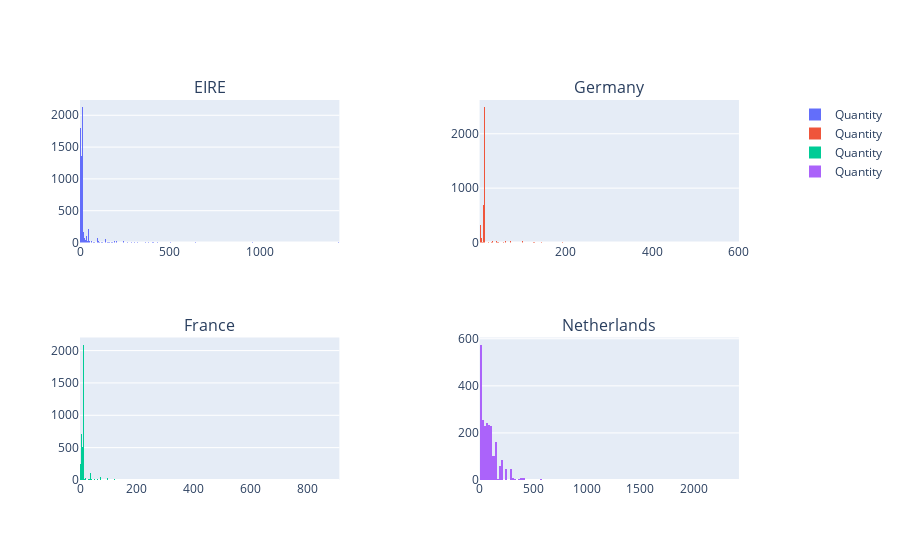

This figure's notebook cell:
### Code cell
fig.add_histogram(x=month_df[month_df.Country == 'EIRE']['Quantity'],row=1,col=1,name='Quantity')
fig.add_histogram(x=month_df[month_df.Country == 'Germany']['Quantity'],row=1,col=2,name='Quantity')
fig.add_histogram(x=month_df[month_df.Country == 'France']['Quantity'],row=2,col=1,name='Quantity')
fig.add_histogram(x=month_df[month_df.Country == 'Netherlands']['Quantity'],row=2,col=2,name='Quantity')

### Figure 1 — Plotly figure (JSON) as saved in the notebook; plotly's stock layout.template omitted (floating-point values rounded to 4 significant figures; data arrays with more than 128 entries replaced by an {"elided": "..."} marker saying what was removed)
{"data": [{"name": "Quantity", "type": "histogram", "x": {"elided": "7136 int values"}, "xaxis": "x", "yaxis": "y"}, {"name": "Quantity", "type": "histogram", "x": {"elided": "8658 int values"}, "xaxis": "x2", "yaxis": "y3"}, {"name": "Quantity", "type": "histogram", "x": {"elided": "8034 int values"}, "xaxis": "x3", "yaxis": "y5"}, {"name": "Quantity", "type": "histogram", "x": {"elided": "2322 int values"}, "xaxis": "x4", "yaxis": "y7"}], "layout": {"annotations": [{"font": {"size": 16}, "showarrow": false, "text": "EIRE", "x": 0.185, "xanchor": "center", "xref": "paper", "y": 1, "yanchor": "bottom", "yref": "paper"}, {"font": {"size": 16}, "showarrow": false, "text": "Germany", "x": 0.755, "xanchor": "center", "xref": "paper", "y": 1, "yanchor": "bottom", "yref": "paper"}, {"font": {"size": 16}, "showarrow": false, "text": "France", "x": 0.185, "xanchor": "center", "xref": "paper", "y": 0.375, "yanchor": "bottom", "yref": "paper"}, {"font": {"size": 16}, "showarrow": false, "text": "Netherlands", "x": 0.755, "xanchor": "center", "xref": "paper", "y": 0.375, "yanchor": "bottom", "yref": "paper"}], "xaxis": {"anchor": "y", "domain": [0, 0.37]}, "xaxis2": {"anchor": "y3", "domain": [0.57, 0.94]}, "xaxis3": {"anchor": "y5", "domain": [0, 0.37]}, "xaxis4": {"anchor": "y7", "domain": [0.57, 0.94]}, "yaxis": {"anchor": "x", "domain": [0.625, 1]}, "yaxis2": {"anchor": "x", "overlaying": "y", "side": "right"}, "yaxis3": {"anchor": "x2", "domain": [0.625, 1]}, "yaxis4": {"anchor": "x2", "overlaying": "y3", "side": "right"}, "yaxis5": {"anchor": "x3", "domain": [0, 0.375]}, "yaxis6": {"anchor": "x3", "overlaying": "y5", "side": "right"}, "yaxis7": {"anchor": "x4", "domain": [0, 0.375]}, "yaxis8": {"anchor": "x4", "overlaying": "y7", "side": "right"}}}
